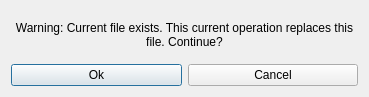
<?xml version="1.0" encoding="UTF-8"?>
<ui version="4.0">
 <class>ReplaceWarning</class>
 <widget class="QDialog" name="ReplaceWarning">
  <property name="geometry">
   <rect>
    <x>0</x>
    <y>0</y>
    <width>369</width>
    <height>97</height>
   </rect>
  </property>
  <property name="windowTitle">
   <string>Dialog</string>
  </property>
  <layout class="QVBoxLayout" name="verticalLayout_2">
   <item>
    <layout class="QVBoxLayout" name="verticalLayout">
     <item>
      <widget class="QLabel" name="warning_label">
       <property name="text">
        <string>Warning: Current file exists. This current operation replaces this file. Continue?</string>
       </property>
       <property name="alignment">
        <set>Qt::AlignCenter</set>
       </property>
       <property name="wordWrap">
        <bool>true</bool>
       </property>
      </widget>
     </item>
     <item>
      <layout class="QHBoxLayout" name="horizontalLayout">
       <item>
        <widget class="QPushButton" name="ok">
         <property name="text">
          <string>Ok</string>
         </property>
        </widget>
       </item>
       <item>
        <widget class="QPushButton" name="cancel">
         <property name="text">
          <string>Cancel</string>
         </property>
        </widget>
       </item>
      </layout>
     </item>
    </layout>
   </item>
  </layout>
 </widget>
 <resources/>
 <connections/>
</ui>
